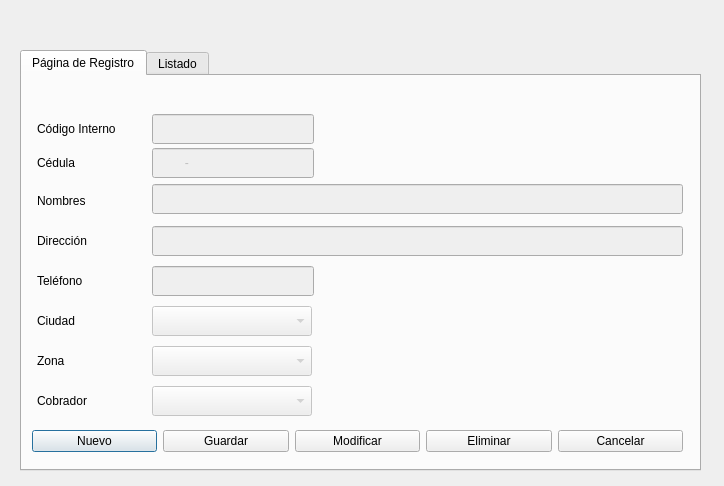
<?xml version="1.0" encoding="UTF-8"?>
<ui version="4.0">
 <class>frmRegistroClientes</class>
 <widget class="QDialog" name="frmRegistroClientes">
  <property name="geometry">
   <rect>
    <x>0</x>
    <y>0</y>
    <width>724</width>
    <height>486</height>
   </rect>
  </property>
  <property name="windowTitle">
   <string>Registro de Clientes</string>
  </property>
  <property name="windowIcon">
   <iconset>
    <normaloff>../Recursos/personas.png</normaloff>../Recursos/personas.png</iconset>
  </property>
  <widget class="QTabWidget" name="tabClientes">
   <property name="geometry">
    <rect>
     <x>20</x>
     <y>50</y>
     <width>681</width>
     <height>421</height>
    </rect>
   </property>
   <property name="currentIndex">
    <number>0</number>
   </property>
   <widget class="QWidget" name="tab">
    <attribute name="title">
     <string>Página de Registro</string>
    </attribute>
    <widget class="QLabel" name="label_9">
     <property name="geometry">
      <rect>
       <x>15</x>
       <y>310</y>
       <width>53</width>
       <height>30</height>
      </rect>
     </property>
     <property name="text">
      <string>Cobrador</string>
     </property>
    </widget>
    <widget class="QLabel" name="label_3">
     <property name="geometry">
      <rect>
       <x>15</x>
       <y>110</y>
       <width>91</width>
       <height>30</height>
      </rect>
     </property>
     <property name="text">
      <string>Nombres</string>
     </property>
    </widget>
    <widget class="QLabel" name="label_8">
     <property name="geometry">
      <rect>
       <x>15</x>
       <y>270</y>
       <width>53</width>
       <height>30</height>
      </rect>
     </property>
     <property name="text">
      <string>Zona</string>
     </property>
    </widget>
    <widget class="QLabel" name="label_6">
     <property name="geometry">
      <rect>
       <x>15</x>
       <y>190</y>
       <width>91</width>
       <height>30</height>
      </rect>
     </property>
     <property name="text">
      <string>Teléfono</string>
     </property>
    </widget>
    <widget class="QLabel" name="label">
     <property name="geometry">
      <rect>
       <x>15</x>
       <y>38</y>
       <width>84</width>
       <height>30</height>
      </rect>
     </property>
     <property name="text">
      <string>Código Interno</string>
     </property>
    </widget>
    <widget class="QLabel" name="label_4">
     <property name="geometry">
      <rect>
       <x>15</x>
       <y>230</y>
       <width>53</width>
       <height>30</height>
      </rect>
     </property>
     <property name="text">
      <string>Ciudad</string>
     </property>
    </widget>
    <widget class="QLabel" name="label_5">
     <property name="geometry">
      <rect>
       <x>15</x>
       <y>150</y>
       <width>81</width>
       <height>30</height>
      </rect>
     </property>
     <property name="text">
      <string>Dirección</string>
     </property>
    </widget>
    <widget class="QLabel" name="label_2">
     <property name="geometry">
      <rect>
       <x>15</x>
       <y>72</y>
       <width>91</width>
       <height>30</height>
      </rect>
     </property>
     <property name="text">
      <string>Cédula</string>
     </property>
    </widget>
    <widget class="QLineEdit" name="txtInterno">
     <property name="enabled">
      <bool>false</bool>
     </property>
     <property name="geometry">
      <rect>
       <x>130</x>
       <y>38</y>
       <width>162</width>
       <height>30</height>
      </rect>
     </property>
    </widget>
    <widget class="QLineEdit" name="txtCedula">
     <property name="enabled">
      <bool>false</bool>
     </property>
     <property name="geometry">
      <rect>
       <x>130</x>
       <y>72</y>
       <width>162</width>
       <height>30</height>
      </rect>
     </property>
     <property name="inputMask">
      <string>999999999-9</string>
     </property>
     <property name="text">
      <string>-</string>
     </property>
     <property name="maxLength">
      <number>11</number>
     </property>
     <property name="cursorPosition">
      <number>1</number>
     </property>
    </widget>
    <widget class="QLineEdit" name="txtNombre">
     <property name="enabled">
      <bool>false</bool>
     </property>
     <property name="geometry">
      <rect>
       <x>130</x>
       <y>108</y>
       <width>531</width>
       <height>30</height>
      </rect>
     </property>
    </widget>
    <widget class="QLineEdit" name="txtdireccion">
     <property name="enabled">
      <bool>false</bool>
     </property>
     <property name="geometry">
      <rect>
       <x>130</x>
       <y>150</y>
       <width>531</width>
       <height>30</height>
      </rect>
     </property>
    </widget>
    <widget class="QLineEdit" name="txtTelefono">
     <property name="enabled">
      <bool>false</bool>
     </property>
     <property name="geometry">
      <rect>
       <x>130</x>
       <y>190</y>
       <width>162</width>
       <height>30</height>
      </rect>
     </property>
     <property name="inputMask">
      <string>9999999999</string>
     </property>
     <property name="text">
      <string/>
     </property>
     <property name="maxLength">
      <number>10</number>
     </property>
    </widget>
    <widget class="QComboBox" name="txtCiudad">
     <property name="enabled">
      <bool>false</bool>
     </property>
     <property name="geometry">
      <rect>
       <x>130</x>
       <y>230</y>
       <width>160</width>
       <height>30</height>
      </rect>
     </property>
     <property name="editable">
      <bool>false</bool>
     </property>
    </widget>
    <widget class="QComboBox" name="txtZona">
     <property name="enabled">
      <bool>false</bool>
     </property>
     <property name="geometry">
      <rect>
       <x>130</x>
       <y>270</y>
       <width>160</width>
       <height>30</height>
      </rect>
     </property>
     <property name="editable">
      <bool>false</bool>
     </property>
    </widget>
    <widget class="QComboBox" name="txtCobrador">
     <property name="enabled">
      <bool>false</bool>
     </property>
     <property name="geometry">
      <rect>
       <x>130</x>
       <y>310</y>
       <width>160</width>
       <height>30</height>
      </rect>
     </property>
     <property name="editable">
      <bool>false</bool>
     </property>
    </widget>
    <widget class="QWidget" name="layoutWidget">
     <property name="geometry">
      <rect>
       <x>10</x>
       <y>350</y>
       <width>651</width>
       <height>31</height>
      </rect>
     </property>
     <layout class="QGridLayout" name="gridLayout">
      <item row="0" column="0">
       <widget class="QPushButton" name="btnNuevo">
        <property name="text">
         <string>Nuevo</string>
        </property>
        <property name="icon">
         <iconset>
          <normaloff>../Recursos/nuevo.png</normaloff>../Recursos/nuevo.png</iconset>
        </property>
       </widget>
      </item>
      <item row="0" column="1">
       <widget class="QPushButton" name="btnGuardar">
        <property name="text">
         <string>Guardar</string>
        </property>
        <property name="icon">
         <iconset>
          <normaloff>../Recursos/guardar.png</normaloff>../Recursos/guardar.png</iconset>
        </property>
       </widget>
      </item>
      <item row="0" column="2">
       <widget class="QPushButton" name="btnModificar">
        <property name="text">
         <string>Modificar</string>
        </property>
        <property name="icon">
         <iconset>
          <normaloff>../Recursos/editar.png</normaloff>../Recursos/editar.png</iconset>
        </property>
       </widget>
      </item>
      <item row="0" column="3">
       <widget class="QPushButton" name="btnEliminar">
        <property name="text">
         <string>Eliminar</string>
        </property>
        <property name="icon">
         <iconset>
          <normaloff>../Recursos/eliminar.png</normaloff>../Recursos/eliminar.png</iconset>
        </property>
       </widget>
      </item>
      <item row="0" column="4">
       <widget class="QPushButton" name="btnCancelar">
        <property name="text">
         <string>Cancelar</string>
        </property>
        <property name="icon">
         <iconset>
          <normaloff>../Recursos/cancelar.png</normaloff>../Recursos/cancelar.png</iconset>
        </property>
       </widget>
      </item>
     </layout>
    </widget>
   </widget>
   <widget class="QWidget" name="tab_2">
    <attribute name="title">
     <string>Listado</string>
    </attribute>
    <widget class="QLineEdit" name="txtBuscar">
     <property name="enabled">
      <bool>true</bool>
     </property>
     <property name="geometry">
      <rect>
       <x>83</x>
       <y>10</y>
       <width>581</width>
       <height>30</height>
      </rect>
     </property>
    </widget>
    <widget class="QLabel" name="label_7">
     <property name="geometry">
      <rect>
       <x>10</x>
       <y>10</y>
       <width>61</width>
       <height>30</height>
      </rect>
     </property>
     <property name="text">
      <string>Buscador</string>
     </property>
    </widget>
    <widget class="QTableView" name="tClientes">
     <property name="geometry">
      <rect>
       <x>10</x>
       <y>50</y>
       <width>654</width>
       <height>331</height>
      </rect>
     </property>
     <property name="verticalScrollBarPolicy">
      <enum>Qt::ScrollBarAlwaysOn</enum>
     </property>
     <property name="horizontalScrollBarPolicy">
      <enum>Qt::ScrollBarAlwaysOff</enum>
     </property>
     <property name="editTriggers">
      <set>QAbstractItemView::NoEditTriggers</set>
     </property>
     <attribute name="verticalHeaderVisible">
      <bool>false</bool>
     </attribute>
    </widget>
   </widget>
  </widget>
 </widget>
 <resources/>
 <connections/>
</ui>
